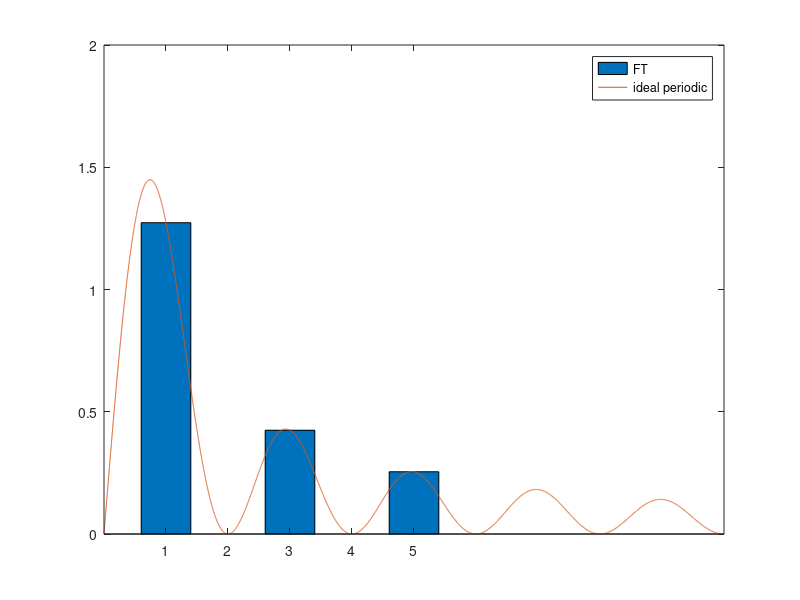

Source code (MATLAB):
x = [1 2 3 4 5]
y = [1.273239545 0 .4244131816 0 .2546479089]
bar(x,y)

hold on
w = 0:.001:10 ;
fun =  @(t)exp(-i.*t.*w) ;
g = (1./pi).*integral(fun,0,pi,'ArrayValued',true) ;
h = (-1./pi).*integral(fun,pi,2.*pi,'ArrayValued',true)
f = abs(g+h) ;
plot(w, f)

legend('FT','ideal periodic')